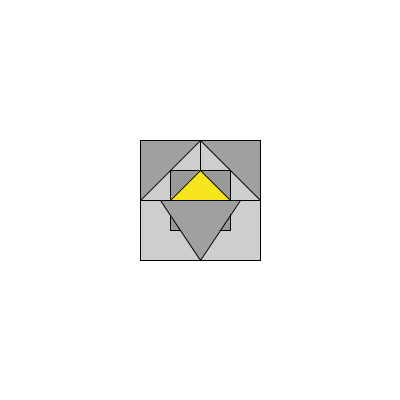
Frame 1 (no input)
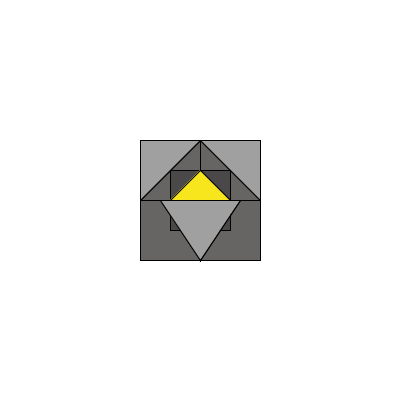
Frame 60 (the mouse pressed at the canvas centre just before this capture)
Frame 120 (the mouse held since frame 60 and released just before this capture): identical to frame 60, image omitted

The Processing sketch that drew these frames (run headless with seeded random() and noise(); from frame 60 on, the mouse is pressed at the canvas centre):

// Processing sketch: processing_86342
// ── processing_86342.pde

void setup() {
size(400,400);
background(255);
smooth();
}
/*je vais essayer de créer une succession de carré, car je m'interesse
aux formes géométrique et aux structures, afin de jouer par la suite sur
les effets de contrastes et de profondeurs de champs.*/



void draw()
{
  
  int L;
 L = 60;
 
  int H;
 H = 60;
 
fill(#676464,80);
//jouer la transparence des formes

rectMode(CENTER);
rect(230,230,H,L);
rect(170,170,H,L);
rect(170,230,H,L);
rect(230,170,H,L);

//forme de depart

fill( #393838,90);
rect(200,200,H,L);

fill(#F7E61E);
triangle(170, 200, 230, 200, 200, 170);
triangle(170, 200, 200, 230,230,200);

 // Mon logo aura pour principe d'être le même au niveau de la structure, seule
 //les formes à l'interieur changeront de places.
fill(#A0A0A0);
triangle(140,140,140,200,200,140);

triangle(200,140,260,140,260,200);
triangle(160,200,240,200,200,260);


}
